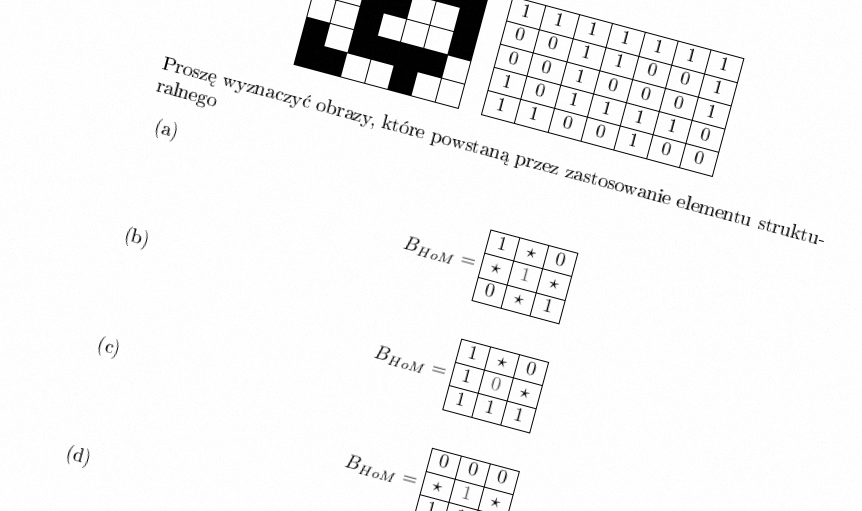
#> input picture Obrazy/zestaw 6/zad17/SzukanieJedynek.png, 862 x 511 px
$ python zad17.py
#> lines starting #> are read from the running program, lines starting #| are printed output that depends on the picture; after the words box and inside, x2 and y2 are one past the last pixel; in counts of white or black regions, pixels touching at a corner belong together
import cv2
import numpy as np
from skimage.filters import threshold_otsu
from skimage.measure import find_contours


obraz = cv2.imread("SzukanieJedynek.png", cv2.IMREAD_GRAYSCALE)
#> obraz is the input picture: shape (511, 862); min 0, max 255, mean 244.1

#obrot o 15
(h, w) = obraz.shape[:2]
#> h = 511; w = 862
center = (w // 2, h // 2)
#> center = (431, 255)
M = cv2.getRotationMatrix2D(center, 15, 1.0)
obraz_obrot = cv2.warpAffine(obraz, M, (w, h))
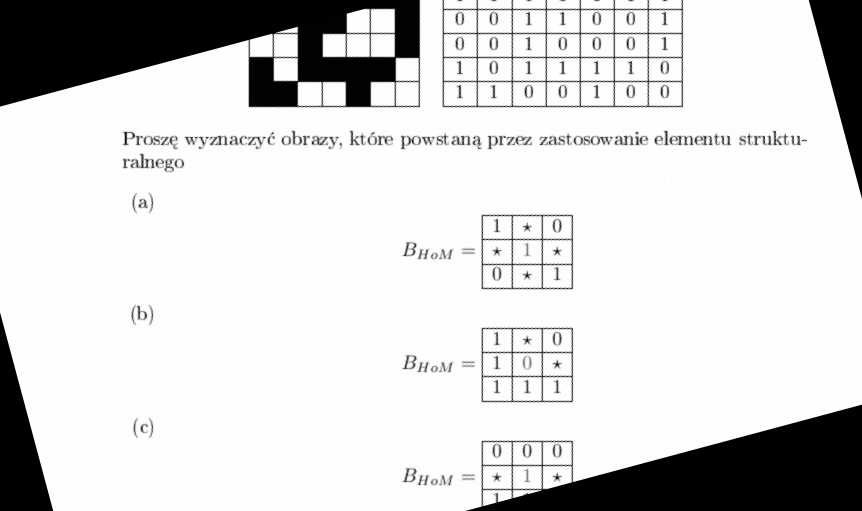
#> obraz_obrot: shape (511, 862); min 0, max 255, mean 214

cv2.imwrite("SzukanieJedynek_obrot.png", obraz_obrot)

otsu_thresh = threshold_otsu(obraz)
#> otsu_thresh = 150
binarny = obraz_obrot < otsu_thresh
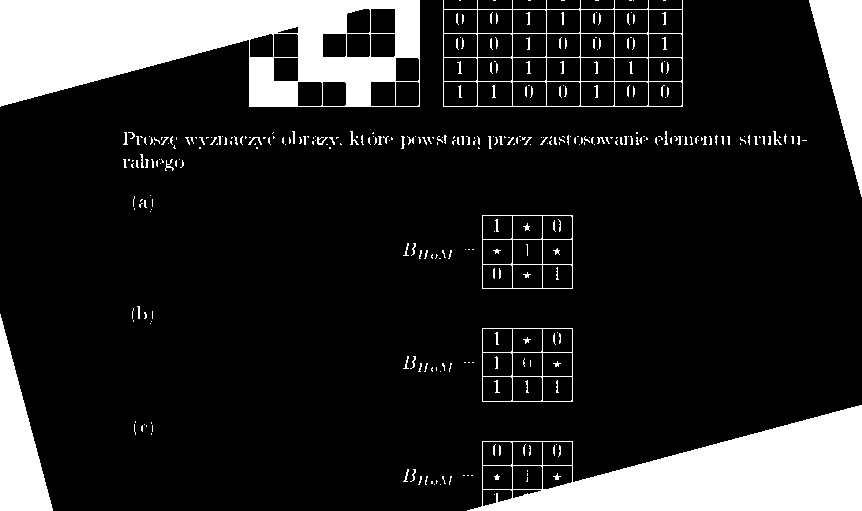
#> binarny: shape (511, 862) bool; 15.7% white; 353 white regions (268 under 20 px), largest, box (x1, y1, x2, y2) and area: (0, 0, 420, 107) 29448, (467, 405, 862, 511) 21607, (809, 0, 862, 197) 5312

cv2.imwrite("SzukanieJedynek_obrot_otsu.png", binarny.astype(np.uint8) * 255)
